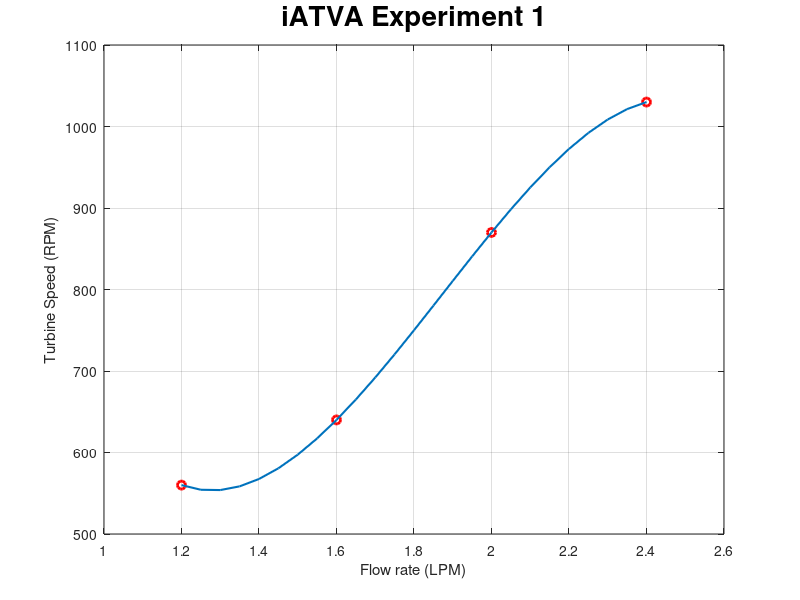

This chart was generated by the following MATLAB code:
clc;clear

data = [1.2	560
        1.6	640
        2	870
        2.4	1030];
x = data(1,1):0.05:data(end,1);
y = spline(data(:,1),data(:,2),x);

plot(data(:,1),data(:,2),"ro","LineWidth",2);hold on
plot(x,y,"-","LineWidth",1.5); grid on; xlabel("Flow rate (LPM)"); ylabel("Turbine Speed (RPM)");
title("iATVA Experiment 1","FontSize",20)
